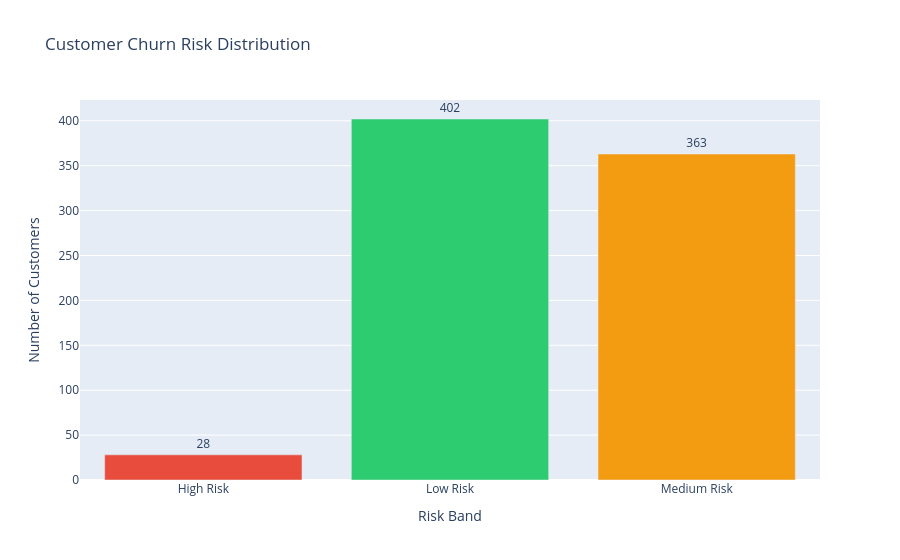

The cell this chart's notebook holds for it:
### Code cell
color_map = {
    'High Risk':   '#e74c3c',
    'Medium Risk': '#f39c12',
    'Low Risk':    '#2ecc71'
}

fig = px.bar(risk_summary, x='churn_risk', y='customers',
             color='churn_risk',
             color_discrete_map=color_map,
             title='Customer Churn Risk Distribution',
             text='customers',
             labels={'customers': 'Number of Customers',
                     'churn_risk': 'Risk Band'})
fig.update_traces(textposition='outside')
fig.update_layout(showlegend=False)
fig.show()

### Figure 1 — Plotly figure (JSON) as saved in the notebook; plotly's stock layout.template omitted (floating-point values rounded to 4 significant figures)
{"data": [{"alignmentgroup": "True", "hovertemplate": "Risk Band=%{x}<br>Number of Customers=%{text}<extra></extra>", "legendgroup": "High Risk", "marker": {"color": "#e74c3c", "pattern": {"shape": ""}}, "name": "High Risk", "offsetgroup": "High Risk", "orientation": "v", "showlegend": true, "text": [28], "textposition": "outside", "type": "bar", "x": ["High Risk"], "xaxis": "x", "y": [28], "yaxis": "y"}, {"alignmentgroup": "True", "hovertemplate": "Risk Band=%{x}<br>Number of Customers=%{text}<extra></extra>", "legendgroup": "Low Risk", "marker": {"color": "#2ecc71", "pattern": {"shape": ""}}, "name": "Low Risk", "offsetgroup": "Low Risk", "orientation": "v", "showlegend": true, "text": [402], "textposition": "outside", "type": "bar", "x": ["Low Risk"], "xaxis": "x", "y": [402], "yaxis": "y"}, {"alignmentgroup": "True", "hovertemplate": "Risk Band=%{x}<br>Number of Customers=%{text}<extra></extra>", "legendgroup": "Medium Risk", "marker": {"color": "#f39c12", "pattern": {"shape": ""}}, "name": "Medium Risk", "offsetgroup": "Medium Risk", "orientation": "v", "showlegend": true, "text": [363], "textposition": "outside", "type": "bar", "x": ["Medium Risk"], "xaxis": "x", "y": [363], "yaxis": "y"}], "layout": {"autosize": true, "barmode": "relative", "legend": {"title": {"text": "Risk Band"}, "tracegroupgap": 0}, "showlegend": false, "title": {"text": "Customer Churn Risk Distribution"}, "xaxis": {"anchor": "y", "autorange": true, "categoryarray": ["High Risk", "Low Risk", "Medium Risk"], "categoryorder": "array", "domain": [0, 1], "range": [-0.5, 2.5], "title": {"text": "Risk Band"}, "type": "category"}, "yaxis": {"anchor": "x", "autorange": true, "domain": [0, 1], "range": [0, 423.2], "title": {"text": "Number of Customers"}, "type": "linear"}}}
